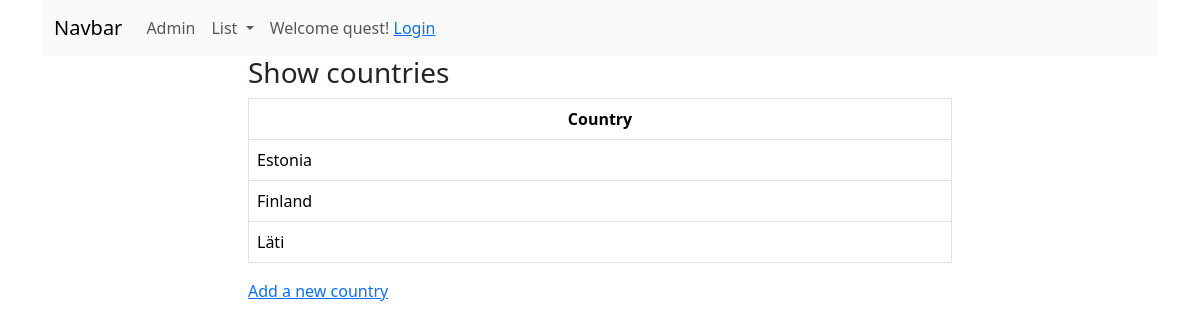
Page /booksapp/country_list/ on the earlier database version.
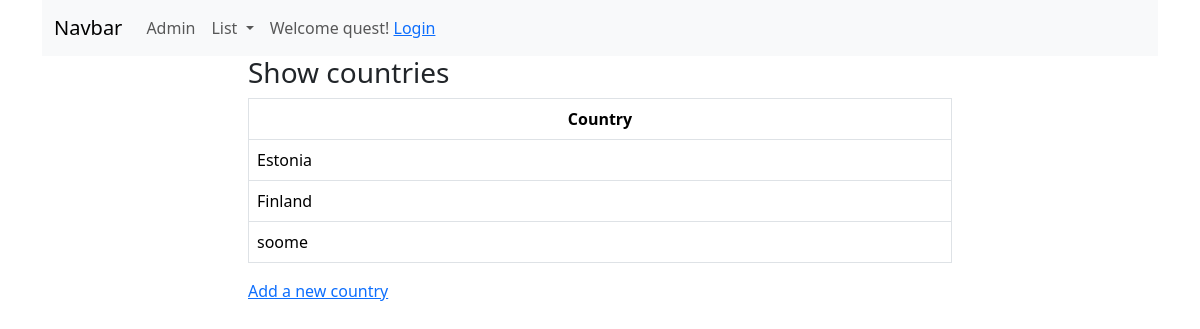
Same page on the later database version.
### booksapp/models.py (models this page shows)
class Country(models.Model):
    country = models.CharField(max_length=50, validators=[MinLengthValidator(3)])
    class Meta:
        verbose_name_plural = 'countries'
    def __str__(self):
        return self.country

### booksapp/views.py (the view)
# urls.py: path('country_list/', views.CountryListView.as_view(), name='country_list'),  # Country List View
class CountryListView(ListView):
    model = Country
    queryset = Country.objects.order_by('country')
    context_object_name = 'countries'  # object_list is default

### booksapp/templates/booksapp/country_list.html (shortened to what this page needs)
{% extends 'base.html' %}
{% block content %}
	<div class="container">
        <div class="row">
            <div class="col-8 mx-auto">
                <h3>Show countries</h3>
                <table class="table table-bordered table-hover">
                    <thead>
                        <tr class="text-center">
                            <th>Country</th>
                        </tr>
                    </thead>
                    <tbody>
                        {% for country in countries %}
                        	<tr>
                                <td>{{ country }}</td>
                            </tr>
                        {% endfor %}
                    </tbody>
                </table>
                <a href="{% url 'booksapp:country_create' %}">Add a new country</a>
            </div>
        </div>
    </div>
{% endblock %}

Differences in the rows shown:
removed Country: country "Läti"
added Country: country "soome"
